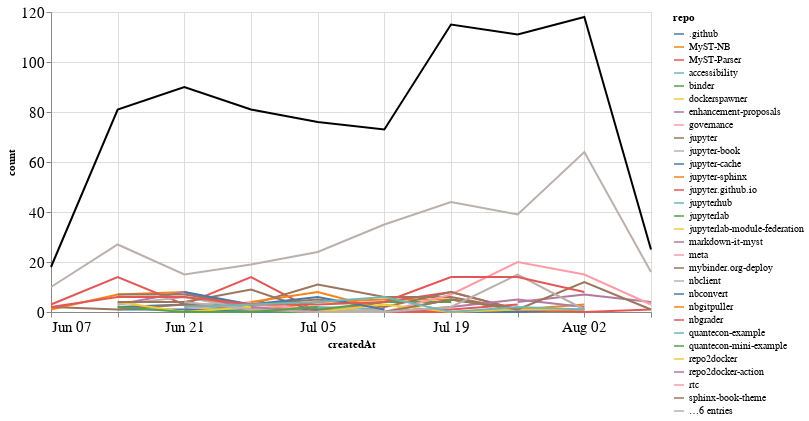

Notebook source saved alongside this figure:
### Markdown cell above
## Comments

### Code cell
comments_time = comments.groupby('repo').resample('W', on='createdAt').count()['author'].reset_index()
comments_time = comments_time.rename(columns={'author': 'count'})
comments_time_total = comments_time.groupby('createdAt').agg({"count": "sum"}).reset_index()
ch1 = alt.Chart(comments_time, width=600).mark_line().encode(
    x='createdAt',
    y='count',
    color='repo',
    tooltip="repo"
)

ch2 = alt.Chart(comments_time_total, width=600).mark_line(color="black").encode(
    x='createdAt',
    y='count',
)

ch1 + ch2

### Figure 1 — Vega-Lite specification as saved in the notebook (floating-point values rounded to 4 significant figures; data arrays with more than 128 entries replaced by an {"elided": "..."} marker saying what was removed)
{"config": {"axisLeft": {"labelFontSize": 15}, "axisBottom": {"labelFontSize": 15}}, "layer": [{"data": {"name": "data-3c666e80cc71ce4b09abbe0e59f123d0"}, "mark": "line", "encoding": {"color": {"type": "nominal", "field": "repo"}, "tooltip": {"type": "nominal", "field": "repo"}, "x": {"type": "temporal", "field": "createdAt"}, "y": {"type": "quantitative", "field": "count"}}, "width": 600}, {"data": {"name": "data-8c2965a30f2c0a6010fb2c7d6452573a"}, "mark": {"type": "line", "color": "black"}, "encoding": {"x": {"type": "temporal", "field": "createdAt"}, "y": {"type": "quantitative", "field": "count"}}, "width": 600}], "$schema": "https://vega.github.io/schema/vega-lite/v4.8.1.json", "datasets": {"data-3c666e80cc71ce4b09abbe0e59f123d0": {"elided": "175 records"}, "data-8c2965a30f2c0a6010fb2c7d6452573a": [{"createdAt": "2020-06-07T00:00:00", "count": 18}, {"createdAt": "2020-06-14T00:00:00", "count": 81}, {"createdAt": "2020-06-21T00:00:00", "count": 90}, {"createdAt": "2020-06-28T00:00:00", "count": 81}, {"createdAt": "2020-07-05T00:00:00", "count": 76}, {"createdAt": "2020-07-12T00:00:00", "count": 73}, {"createdAt": "2020-07-19T00:00:00", "count": 115}, {"createdAt": "2020-07-26T00:00:00", "count": 111}, {"createdAt": "2020-08-02T00:00:00", "count": 118}, {"createdAt": "2020-08-09T00:00:00", "count": 25}]}}
